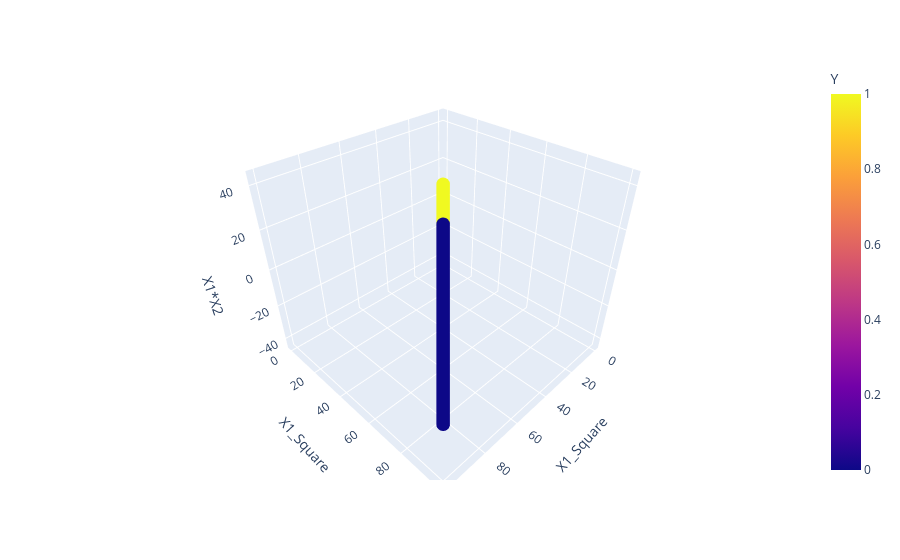

Notebook cell for this chart:
### Code cell
fig = px.scatter_3d(df, x='X1_Square', y='X1_Square', z='X1*X2',
              color='Y')
fig.show()

### Figure 1 — Plotly figure (JSON) as saved in the notebook; plotly's stock layout.template omitted (floating-point values rounded to 4 significant figures; data arrays with more than 128 entries replaced by an {"elided": "..."} marker saying what was removed)
{"data": [{"hovertemplate": "X1_Square=%{y}<br>X1*X2=%{z}<br>Y=%{marker.color}<extra></extra>", "legendgroup": "", "marker": {"color": {"elided": "4000 int values"}, "coloraxis": "coloraxis", "symbol": "circle"}, "mode": "markers", "name": "", "scene": "scene", "showlegend": false, "type": "scatter3d", "x": {"elided": "4000 float values"}, "y": {"elided": "4000 float values"}, "z": {"elided": "4000 float values"}}], "layout": {"coloraxis": {"colorbar": {"title": {"text": "Y"}}, "colorscale": [[0, "#0d0887"], [0.1111, "#46039f"], [0.2222, "#7201a8"], [0.3333, "#9c179e"], [0.4444, "#bd3786"], [0.5556, "#d8576b"], [0.6667, "#ed7953"], [0.7778, "#fb9f3a"], [0.8889, "#fdca26"], [1, "#f0f921"]]}, "legend": {"tracegroupgap": 0}, "margin": {"t": 60}, "scene": {"domain": {"x": [0, 1], "y": [0, 1]}, "xaxis": {"title": {"text": "X1_Square"}}, "yaxis": {"title": {"text": "X1_Square"}}, "zaxis": {"title": {"text": "X1*X2"}}}}}
